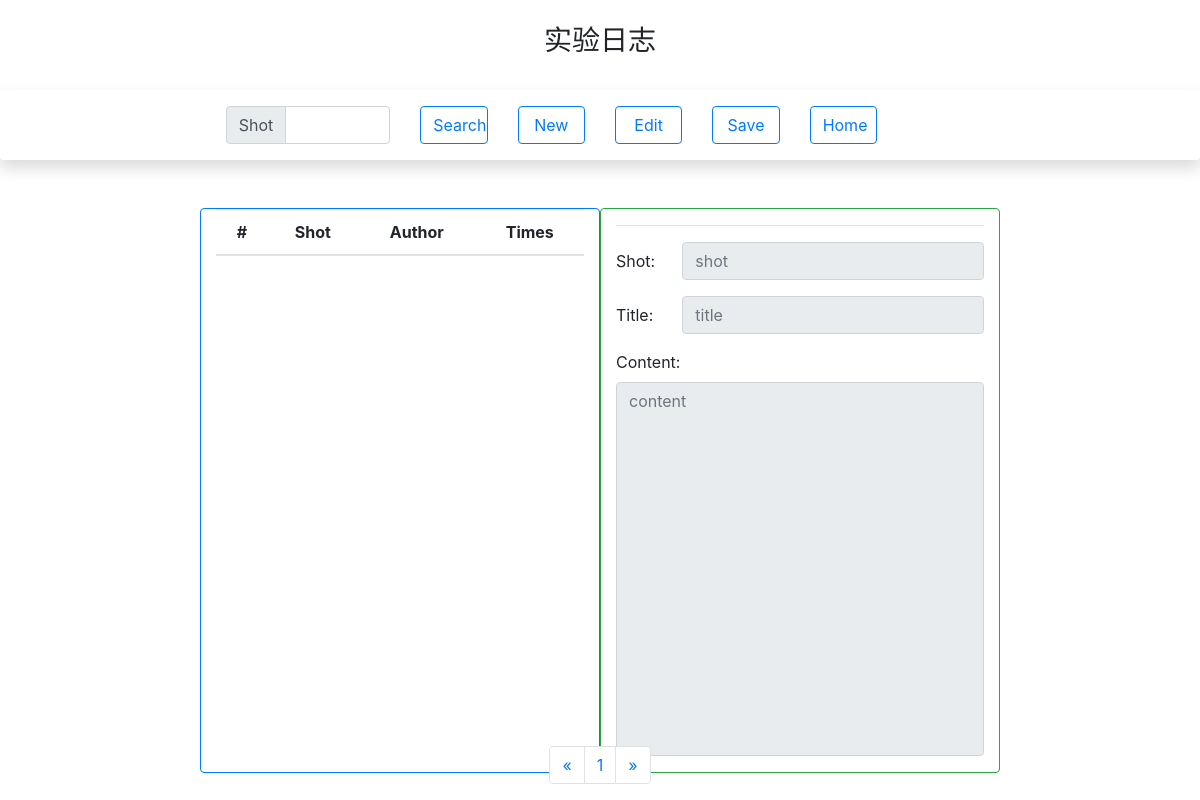
The app's page /log/ (signed in), older data.
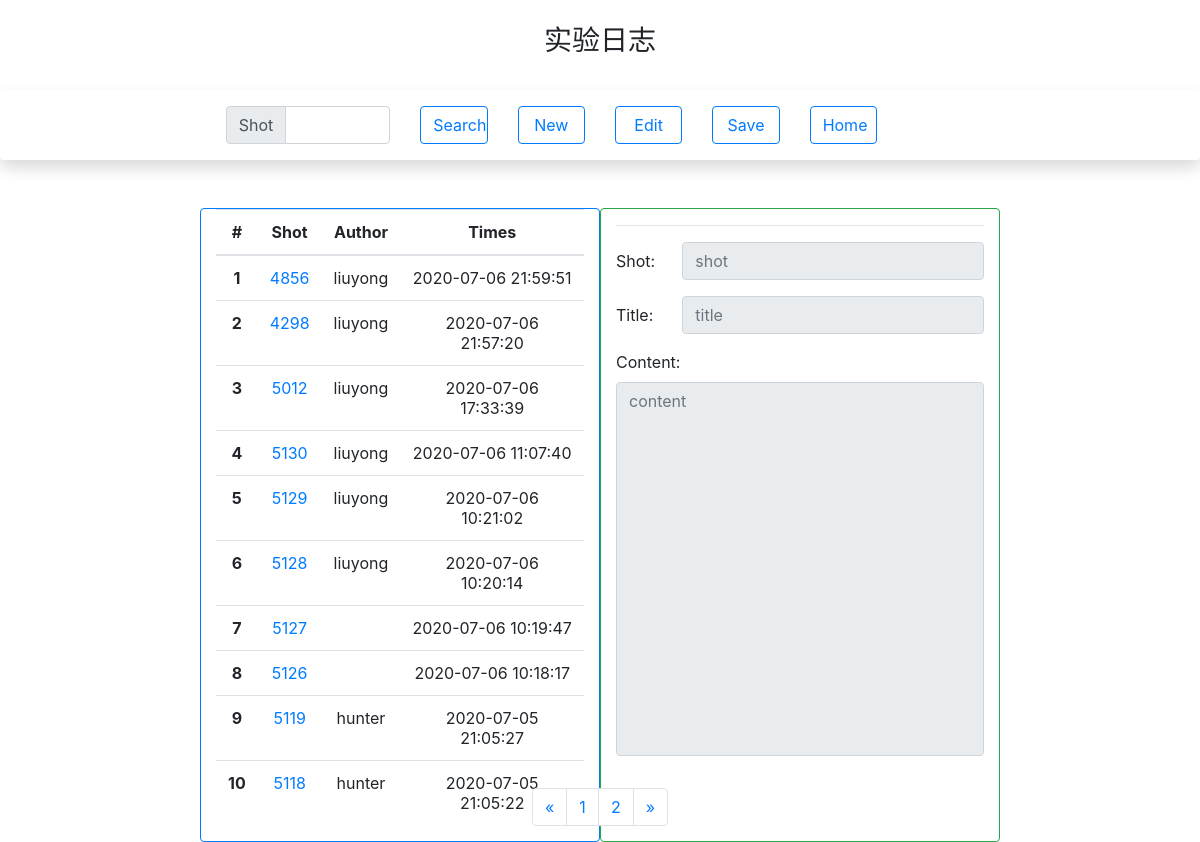
The same page, newer data.
### LOGSYS/models.py (models this page shows, shortened)
class Explog(models.Model):
    shot = models.IntegerField(primary_key=True,null=False)
    title = models.CharField(max_length=100,null=False)
    content = models.TextField()
    author = models.CharField(max_length=40)
    edit_time = models.DateTimeField(auto_now=True)

### LOGSYS/views.py (the view)
# urls.py: path("", LogList.as_view(), name="mylog"),
class LogList(ListView):
    model = Explog
    template_name ="LOGSYS/LOG.html"
    paginate_by = 10
    context_object_name = "logs"
    ordering = "shot"
    page_kwarg = "page"
    def get_context_data(self, *, object_list=None, **kwargs):
        context=super(LogList,self).get_context_data(**kwargs)
        return context
    def get_queryset(self):
        return Explog.objects.all().order_by("-edit_time")
    @method_decorator(login_required(login_url="../login"))
    def dispatch(self, request, *args, **kwargs):
        return super(LogList,self).dispatch(request, *args, **kwargs)

### LOGSYS/templates/LOGSYS/LOG.html (shortened to what the changed rows need)
<html>
    <head>
        {% load static %}
        <link rel="stylesheet" href="{% static "LOGSYS/bootstrap.min.css" %}">
        <link rel="stylesheet" href="{% static "LOGSYS/bootstrap.min.css" %}">
    </head>
    <body>
        <div class="container-fluid">
            <br>
            <br>
            <div class="row" >
                <div class="col-md-4 border border-primary rounded">
                    <table class="table">
                        <thead>
                            <tr class="text-center">
                                <th scope="col">#</th>
                                <th scope="col">Shot</th>
                                <th scope="col">Author</th>
                                <th scope="col">Times</th>
                            </tr>
                        </thead>
                        <tbody>
                        {% for log in logs %}
                            <tr class="text-center">
                                <th scope="row">{{ forloop.counter }}</th>
                                <td><a href="detail/{{ log.shot }}" onclick="return false">{{ log.shot }}</a></td>
                                <td>{{ log.author }}</td>
                                <td>{{ log.edit_time|date:"Y-m-d H:i:s"}}</td>
                            </tr>
                        {% endfor %}
                          </tbody>
                    </table>
                    <ul class="pagination justify-content-center fixed-bottom">
                        {% if page_obj.has_next %}
                            <li class="page-item"><a class="page-link" href="?page={{ page_obj.next_page_number }}">{{ page_obj.next_page_number }}</a></li>
                        {% endif %}
                    </ul>
                </div>
            </div>
        </div>
    </body>
</html>

Row changes from the older to the newer data that the page shows:
added Explog: shot "4856", author "liuyong", edit_time "2020-07-06 21:59:51"
added Explog: shot "4298", author "liuyong", edit_time "2020-07-06 21:57:20"
added Explog: shot "5012", author "liuyong", edit_time "2020-07-06 17:33:39"
added Explog: shot "5130", author "liuyong", edit_time "2020-07-06 11:07:40"
added Explog: shot "5129", author "liuyong", edit_time "2020-07-06 10:21:02"
added Explog: shot "5128", author "liuyong", edit_time "2020-07-06 10:20:14"
added Explog: shot "5127", edit_time "2020-07-06 10:19:47"
added Explog: shot "5126", edit_time "2020-07-06 10:18:17"
added Explog: shot "5119", author "hunter", edit_time "2020-07-05 21:05:27"
added Explog: shot "5118", author "hunter", edit_time "2020-07-05 21:05:22"
Text that changed along with them:
{{ page_obj.next_page_number }}: (not shown) → "2"
